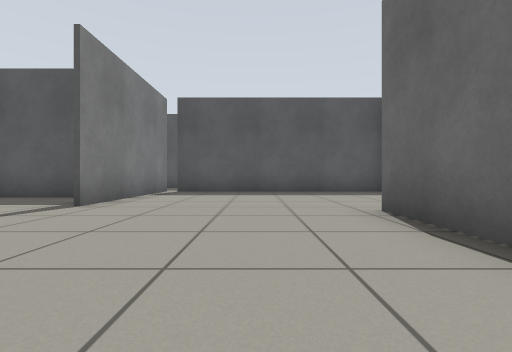
[1] (above)

24 first-person views from a walk through a world built for the Gazebo simulator. The camera is 0.5 m above the floor, looks level and sees 85° across. The floor is counted in squares, 1 m on a side. Each view is taken from the middle of a square. On the plan, view 1 faces up. The plan holds only what a view shows up to about 9 squares ahead; the rest is blank. The place goes on beyond the plan.

[2]
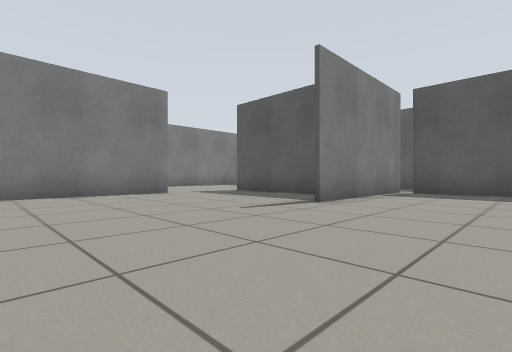

[3]
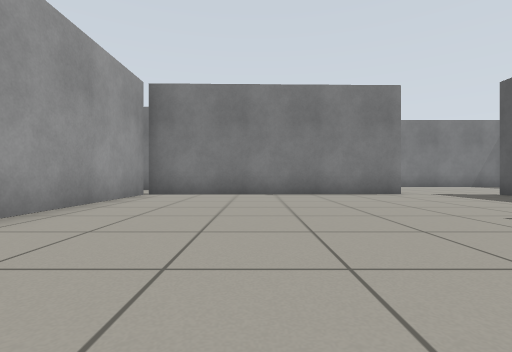

[4]
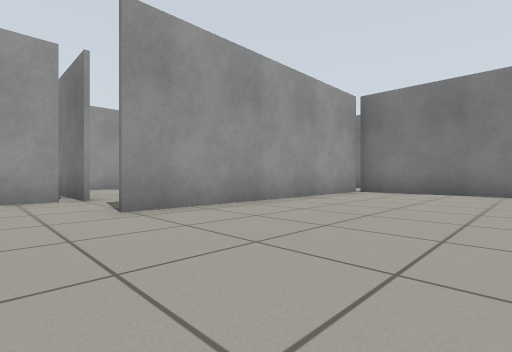

[5]
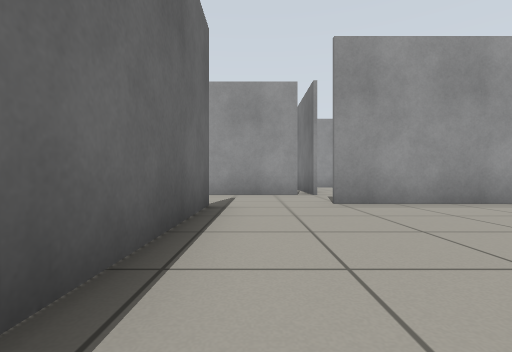

[6]
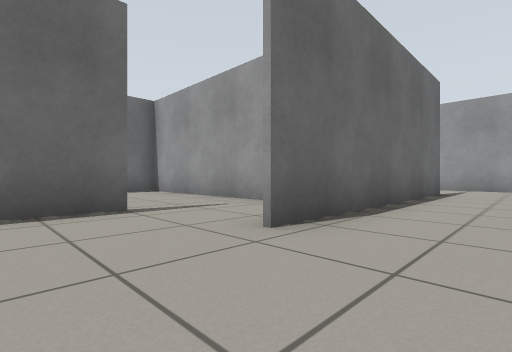

[7]
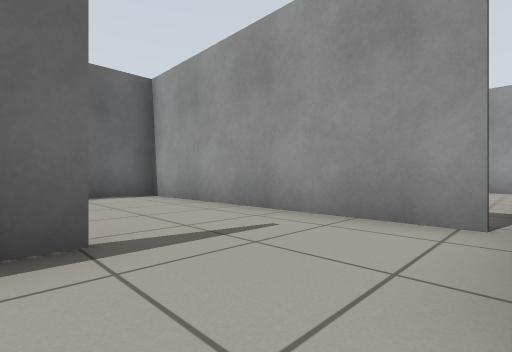

[8]
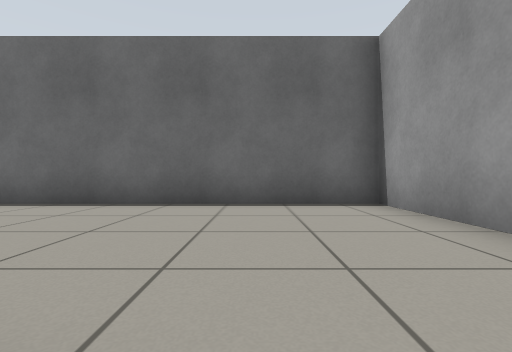

[9]
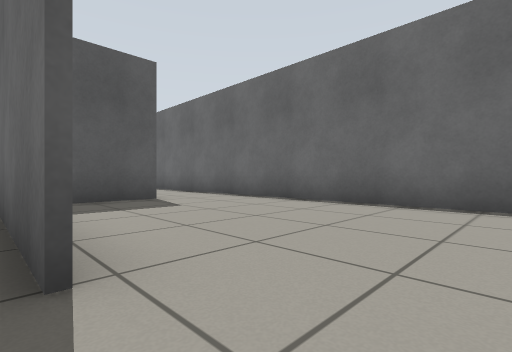

[10]
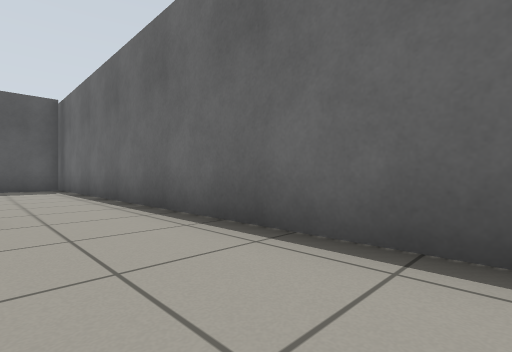

[11]
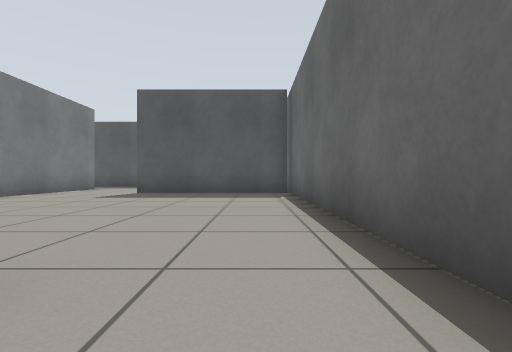

[12]
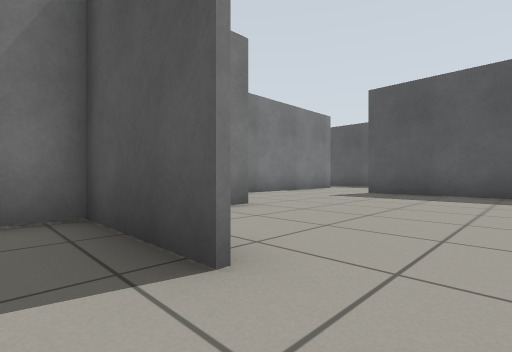

[13]
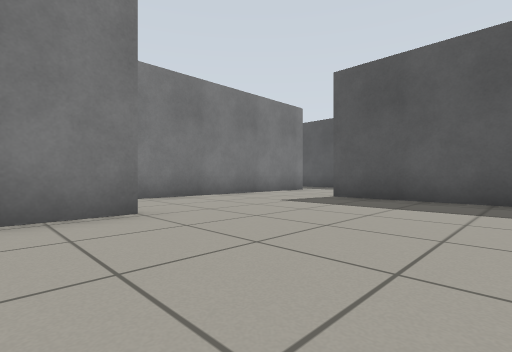

[14]
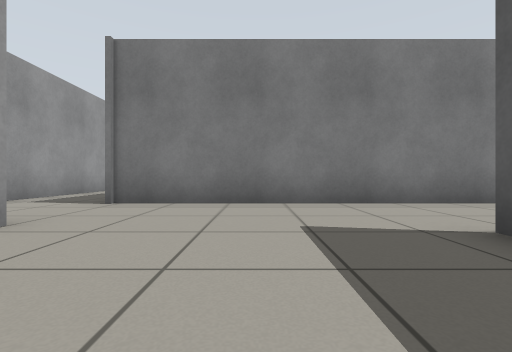

[15]
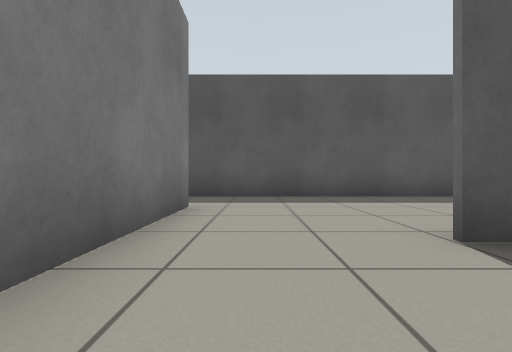

[16]
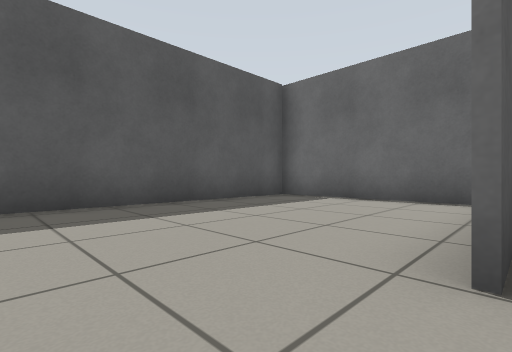

[17]
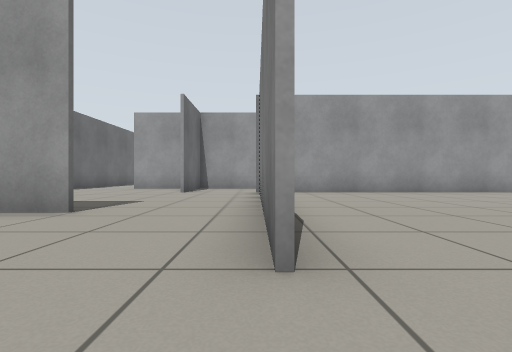

[18]
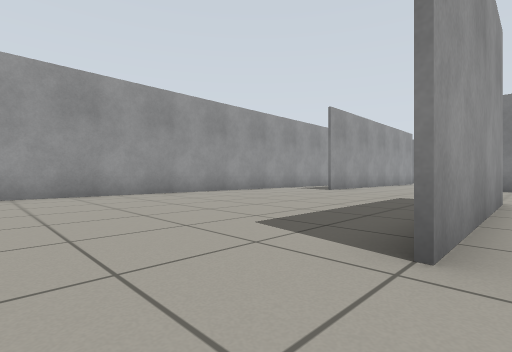

[19]
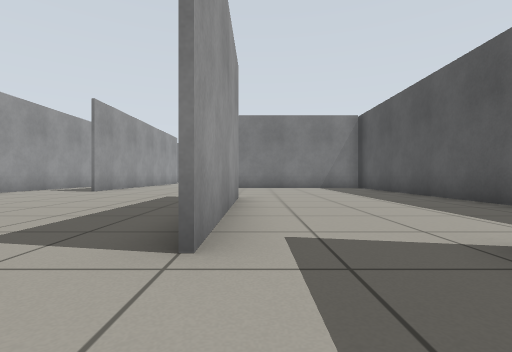

[20]
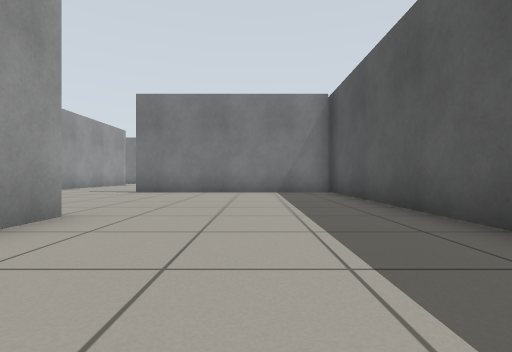

[21]
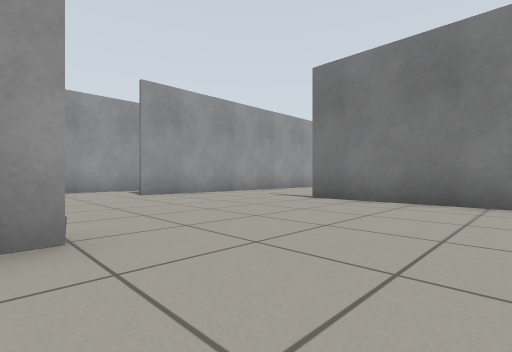

[22]
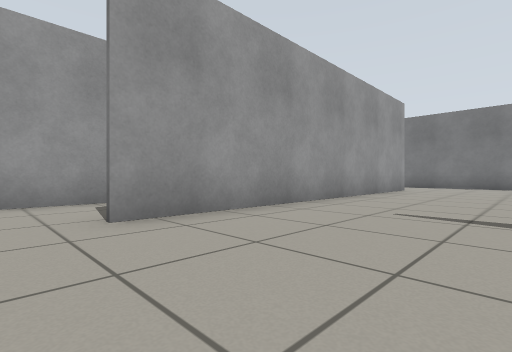

[23]
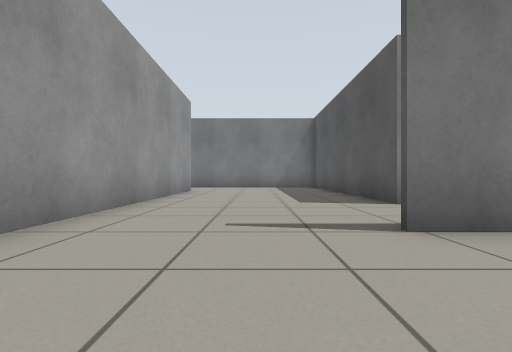

[24]
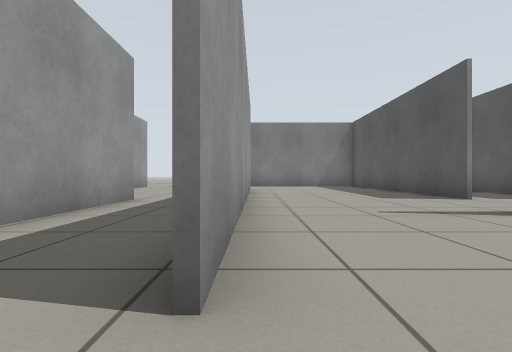

### Floor plan
Ten units are one square. View 1 is at (0, 0); x grows to the right and y downward. Boxes are objects, and circles mark ways between rooms. Rooms are numbered by the first view taken in them; rooms with no view inside come last. Other rooms are left out.
<svg viewBox="-195 -238 290 297">
<path fill="none" stroke="#000" d="M22 -18 44 -18M-41 -65 -65 -65M-77 -40 -75 30 -4 30M18 28 18 -40M42 -44 42 -76M-29 -91 -29 -45M-1 54 30 54M40 -89 -25 -89M69 -89 42 -89M44 -18 90 -18 90 -85M43 -116 43 -81M90 -161 45 -161M19 -154 19 -112M90 -85 90 -159M45 -162 55 -162M19 -186 19 -154M90 -159 90 -209 24 -209M-75 -186 -28 -186M-61 -114 9 -114M-56 -233 -129 -233M-125 -232 -125 -172M-149 -185 -190 -185M24 -209 12 -209M-190 -138 -100 -138"/>
<circle cx="40" cy="-35" r="3" fill="#2a7"/>
<circle cx="75" cy="-90" r="3" fill="#2a7"/>
<circle cx="35" cy="-160" r="3" fill="#2a7"/>
<circle cx="20" cy="-195" r="3" fill="#2a7"/>
<text x="-20" y="-20">1</text>
<text x="60" y="-60">2</text>
<text x="60" y="-130">3</text>
<text x="50" y="-180">4</text>
<text x="-60" y="-170">5</text>
</svg>
Room 1 opens to room 2. Room 2 opens to room 3. Room 3 opens to room 4. Room 4 opens to room 5.

Where each view was taken, in squares from view 1:
view 1: 0 up, 0 right, facing up
view 2: 0 up, 0 right, facing up-left
view 3: 0 up, 0 right, facing left
view 4: 1 up, 1 right, facing down-left
view 5: 2 up, 1 right, facing down
view 6: 6 up, 0 right, facing down-right
view 7: 5 up, 2 right, facing down-right
view 8: 4 up, 4 right, facing right
view 9: 3 up, 4 right, facing up-right
view 10: 5 up, 7 right, facing up-right
view 11: 8 up, 8 right, facing up
view 12: 8 up, 8 right, facing up-left
view 13: 10 up, 8 right, facing up-left
view 14: 14 up, 7 right, facing left
view 15: 14 up, 3 right, facing up
view 16: 16 up, 3 right, facing up-right
view 17: 20 up, 2 right, facing down
view 18: 19 up, 1 left, facing down-left
view 19: 19 up, 1 left, facing left
view 20: 21 up, 4 left, facing left
view 21: 21 up, 7 left, facing down-left
view 22: 17 up, 9 left, facing down-left
view 23: 16 up, 10 left, facing left
view 24: 14 up, 9 left, facing left
